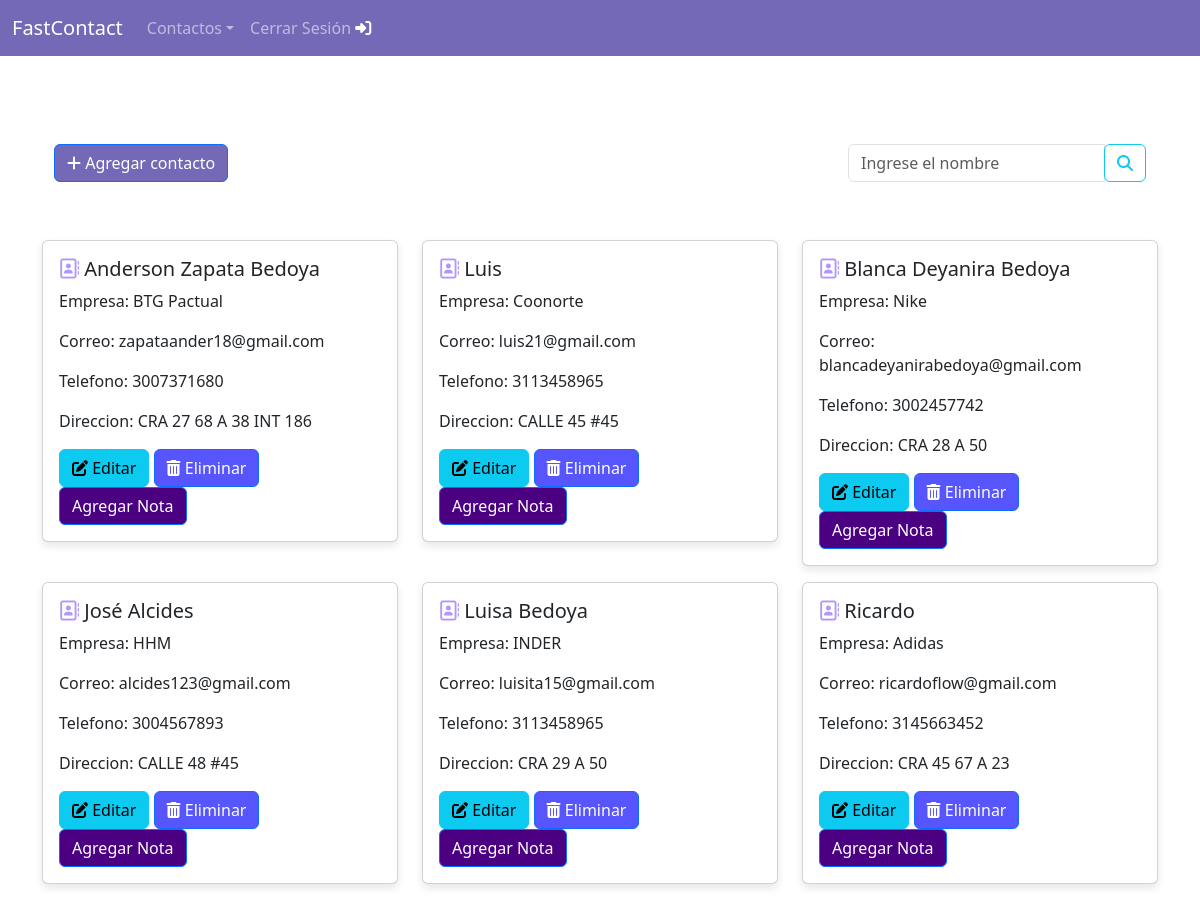
/select/ (signed in), run on an earlier commit of the app's database.
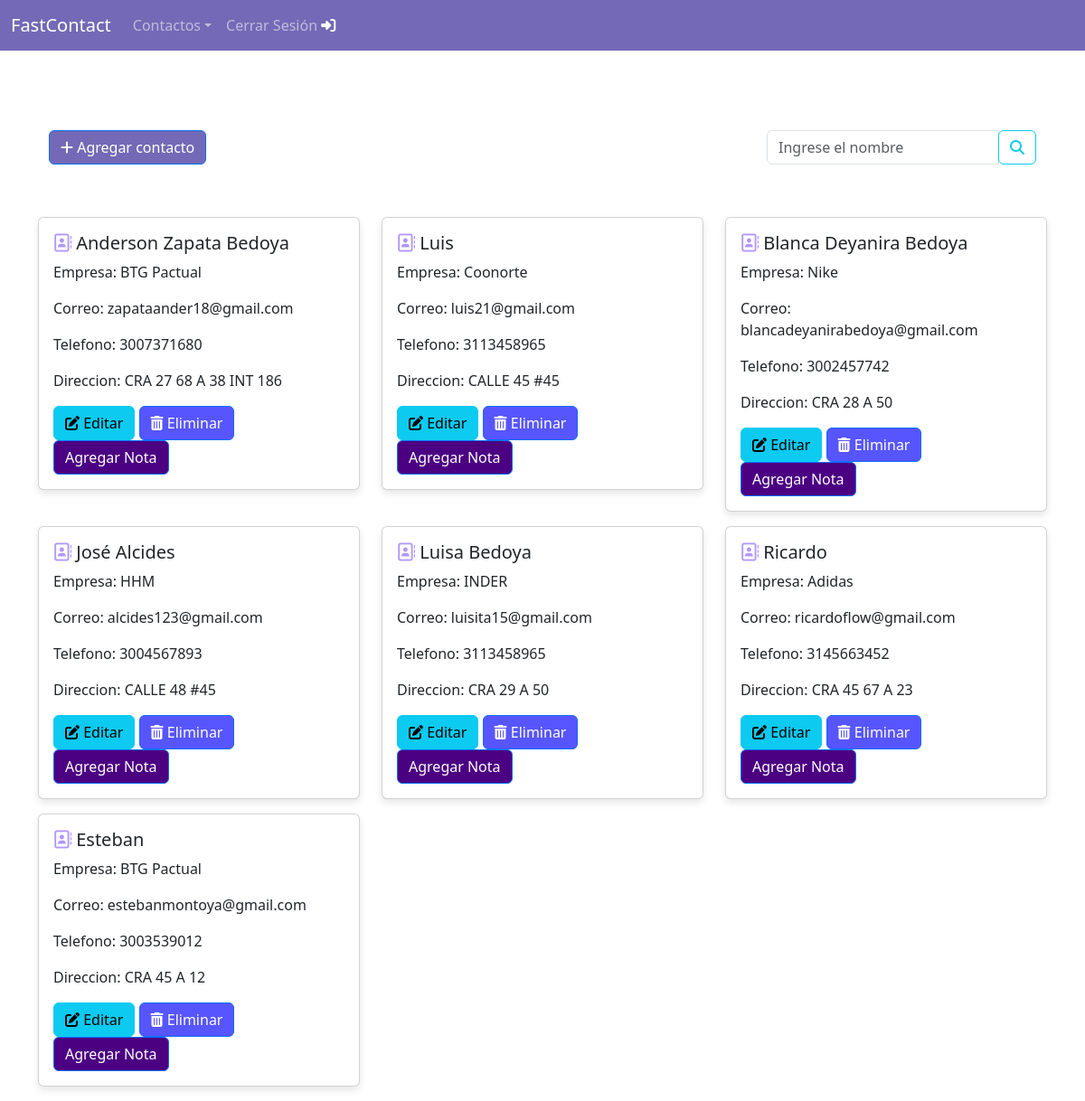
And on a later commit of the database.
### contactos/models.py (models this page shows)
class Contactos(models.Model):
    id = models.AutoField(primary_key=True)
    nombre = models.CharField(max_length=30, null=False)
    empresa = models.CharField(max_length=30, null=False)
    correo = models.CharField(max_length=50, null=False)
    telefono = models.CharField(max_length=15, null=False)
    direccion = models.CharField(max_length=60, null=True)
    titulo_nota = models.CharField(max_length=60, null=True, default='Sin titulo...')
    notas = models.TextField(null=True)

### contactos/views.py (the view)
# urls.py: path('select/', views.select, name='select'),
@login_required
def select(request):
    contactos = None  # Esta variable almacena todos los contactos.
    nombre_busqueda = ''  # Esta variable almacena el nombre de búsqueda del contacto.
    contactos_encontrados = None  # Y esta variable almacena los contactos encontrados por la búsqueda.
    if request.method == 'POST':
        nombre_busqueda = request.POST.get('nombre', '')  # Se obtiene el nombre de búsqueda del formulario.
        contactos_encontrados = Contactos.objects.filter(nombre__icontains=nombre_busqueda)  # Filtra los contactos que coinciden con el nombre de búsqueda
    else:
        contactos = Contactos.objects.all()  # La variable contactos obtiene todos los contactos de la base de datos.
    return render(request, 'select.html', {
        'contactos': contactos,  # Pasa todos los contactos obtenidos de la base de datos-
        'contactos_encontrados': contactos_encontrados,  # Pasa los contactos encontrados por la búsqueda.
        'nombre_busqueda': nombre_busqueda  # Pasa el nombre de búsqueda para mostrar en la plantilla.
    })

### contactos/templates/select.html (shortened to what this page needs)
{% extends "layouts/base.html" %}
{% block content %}
<div>
    <div>
        <div class="container" style="padding-top: 30px;" >
            <nav class="navbar navbar-expand-lg navbar-light">
                <div class="container-fluid">
                    <a href="{% url 'form-insert' %}" class="btn btn-primary" style="background-color: #7469B6;"><i class="fa-solid fa-plus" style="color: #fcfcfc;"></i> Agregar contacto</a>
                    <div class="buscar ml-auto">
                        <form class="form-inline" action="{% url 'select' %}" method="POST">
                            <div class="input-group">
                                <input type="text" class="form-control" id="nombre" name="nombre" placeholder="Ingrese el nombre">
                                <div class="input-group-append">
                                    <button type="submit" class="btn btn-outline-info"><i class="fas fa-search"></i></button>
                                </div>
                            </div>
                        </form>
                    </div>
                </div>
            </nav>
        </div>
    </div>
    <div class="container">
        <div class="row">
            {% for contacto in contactos %}
                <div class="col-md-4">
                    <div class="card mb-3">
                        <div class="card-body">
                            <h5 class="card-title"><i class="fa-regular fa-address-book" style="color: #B197FC;"></i> {{contacto.nombre }}</h5>
                            <p class="card-text">Empresa: {{ contacto.empresa }}</p>
                            <p class="card-text">Correo: {{ contacto.correo }}</p>
                            <p class="card-text">Telefono: {{ contacto.telefono }}</p>
                            <p class="card-text">Direccion: {{ contacto.direccion }}</p>
                            <a href="{% url 'form-actualizar' contacto.id %}" class="btn btn-info" ><i class="fas fa-edit"></i> Editar</a>
                            <a href="{% url 'delete' contacto.id %}" class="btn btn-primary" style="background-color: #5755FE;" ><i class="fas fa-trash-alt"></i> Eliminar</a>
                            <a href="{% url 'formNota' contacto.id %}" class="btn btn-primary" style="background-color: #4B0082;" >Agregar Nota</a>
                        </div>
                    </div>
                </div>
            {% endfor %}
        </div>
    </div>
</div>
{% endblock %}

### contactos/templates/layouts/base.html (shortened to what this page needs)
{% load static %}
<!DOCTYPE html>
<html lang="en">
<head>
    <link rel="stylesheet" href="{% static 'css/style.css' %}">
    <link href="https://cdn.jsdelivr.net/npm/bootstrap@5.3.3/dist/css/bootstrap.min.css" rel="stylesheet">
</head>
<body>
    {% block navbar %}
    <nav class="navbar navbar-expand-lg navbar-dark" style="background-color: #7469B6;">
        <div class="container-fluid">
            <a class="navbar-brand" href="/">FastContact</a>
            <div class="collapse navbar-collapse" id="navbarNav">
                <ul class="navbar-nav me-auto">
                    {% if user.is_authenticated %}
                    <li class="nav-item dropdown">
                        <a class="nav-link dropdown-toggle" href="#" id="navbarDropdown" role="button" data-bs-toggle="dropdown" aria-expanded="false">Contactos</a>
                    </li>
                    <li class="nav-item">
                        <a class="nav-link" href="/logout">Cerrar Sesión <i class="fa-solid fa-right-to-bracket" style="color: #FFFF;"></i></a>
                    </li>
                    {% endif %}
                </ul>
            </div>
        </div>
    </nav>
    {% endblock %}
    {% block content %}{% endblock  %}
</body>
</html>

### static/css/style.css (style rules this page uses)
.card { border: none; box-shadow: 0 4px 8px rgba(0, 0, 0, 0.1); }
.card-body { padding: 40px; }
.btn-primary { background-color: #007bff; border-color: #007bff; }
.container { margin-top: 50px; }

What changed in the data, as far as the page shows it:
added Contactos: nombre "Esteban", empresa "BTG Pactual", correo "estebanmontoya@gmail.com", telefono "3003539012", direccion "CRA 45 A 12"
